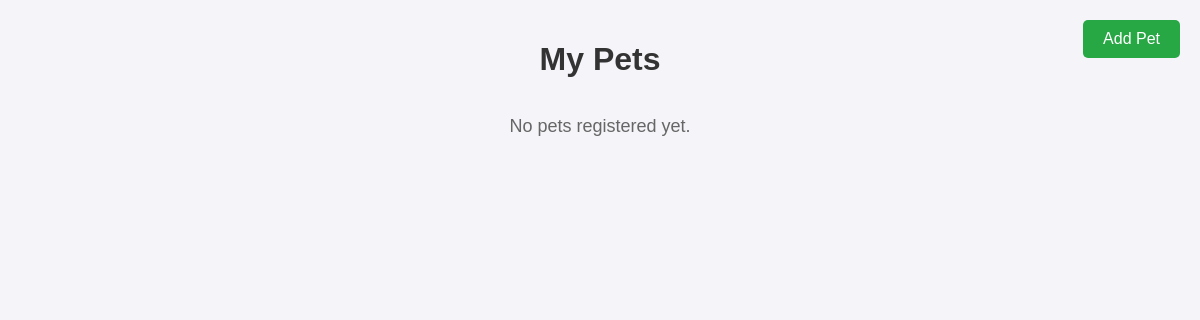
The app's page /my-pets/, older data.
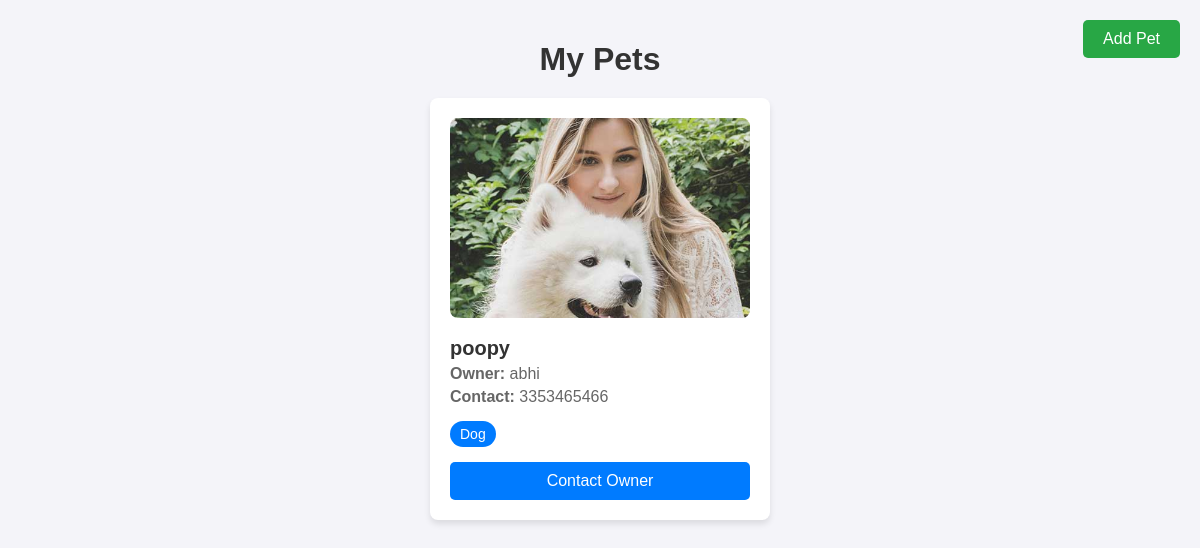
The same page, newer data.
### petpalaceapp/models.py (models this page shows, shortened)
class Pet(models.Model):
    PET_TYPES = [
        ('dog', 'Dog'),
        ('cat', 'Cat'),
    ]
    name = models.CharField(max_length=100)
    pet_type = models.CharField(max_length=10, choices=PET_TYPES)
    owner_name = models.CharField(max_length=100)
    contact = models.CharField(max_length=10)

### petpalaceapp/views.py (the view)
# urls.py: path('my-pets/', views.my_pets, name='my_pets'),
def my_pets(request):
    pets=Pet.objects.all()
    return render(request, 'petpalaceapp/my_pets.html',{'pets':pets})

### petpalaceapp/templates/petpalaceapp/my_pets.html (shortened to what this page needs)
<!DOCTYPE html>
<html lang="en">
    {% load static %}
<head>
</head>
<body>
    <a href="{% url 'register_pet' %}" class="add-pet-btn">Add Pet</a>
    <h1>My Pets</h1>
    <div class="pet-list">
        {% for pet in pets %}
        <div class="pet-card">
            <img src="{% static 'img/team-2.jpg' %}" alt="Pet Image">
            <div class="pet-details">
                <h3>{{ pet.name }}</h3>
                <p><strong>Owner:</strong> {{ pet.owner_name }}</p>
                <p><strong>Contact:</strong> {{ pet.contact }}</p>
                <span class="pet-type">{{ pet.pet_type|title }}</span>
            </div>
            <a href="tel:{{ pet.contact }}" class="contact-btn">Contact Owner</a>
        </div>
        {% empty %}
        <p style="text-align: center; font-size: 18px; color: #666;">No pets registered yet.</p>
        {% endfor %}
    </div>
</body>
</html>

### petpalaceapp/templates/petpalaceapp/my_pets.html (style rules this page uses)
body { font-family: Arial, sans-serif; background-color: #f4f4f9; margin: 0; padding: 20px; position: relative; }
h1 { text-align: center; color: #333; margin-bottom: 20px; }
.add-pet-btn { position: absolute; top: 20px; right: 20px; background-color: #28a745; color: #fff; padding: 10px 20px; border: none; border-radius: 5px; text-decoration: none; font-size: 16px; cursor: pointer; }
.pet-list { display: flex; flex-wrap: wrap; justify-content: center; gap: 20px; }
.pet-card { background: #fff; border-radius: 8px; box-shadow: 0 4px 6px rgba(0, 0, 0, 0.1); width: 300px; padding: 20px; transition: transform 0.3s ease, box-shadow 0.3s ease; }
.pet-card img { width: 100%; height: 200px; object-fit: cover; border-radius: 8px; }
.pet-details { margin-top: 15px; }
.pet-details h3 { font-size: 20px; margin: 0; color: #333; }
.pet-details p { margin: 5px 0; color: #666; }
.pet-type { font-size: 14px; background-color: #007bff; color: #fff; padding: 5px 10px; border-radius: 20px; display: inline-block; margin-top: 10px; }
.contact-btn { margin-top: 15px; display: block; text-align: center; background-color: #007bff; color: #fff; padding: 10px; border: none; border-radius: 5px; text-decoration: none; font-size: 16px; cursor: pointer; }

Row changes from the older to the newer data that the page shows:
added Pet: name "poopy", owner_name "abhi", contact "3353465466", pet_type "Dog"
Text that changed along with them:
text no longer shown: "No pets registered yet."
